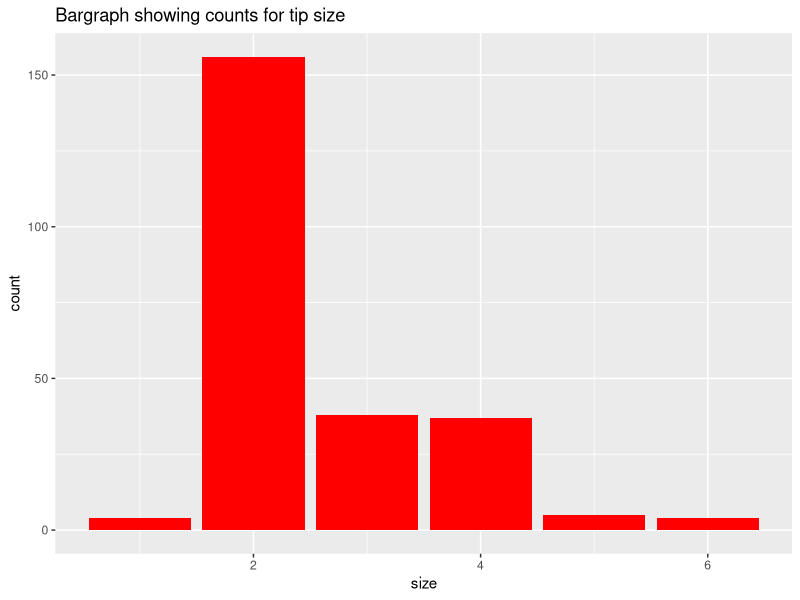
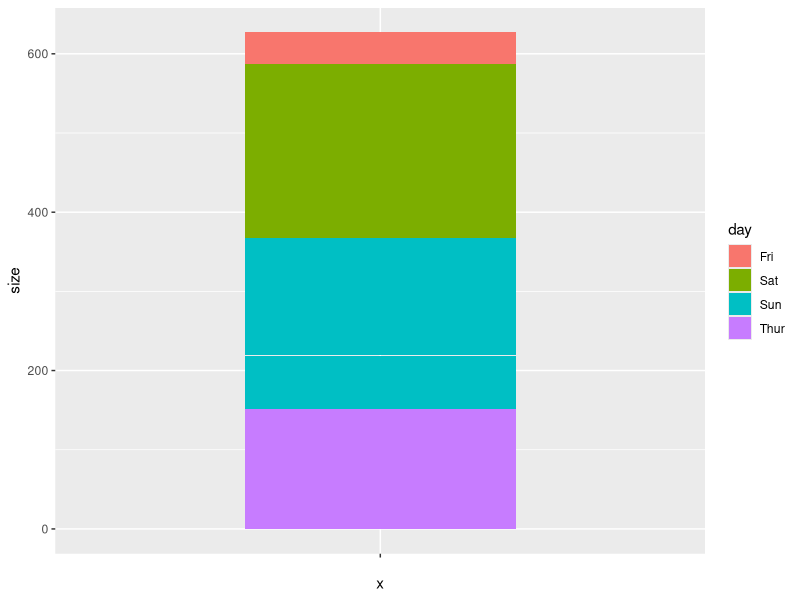
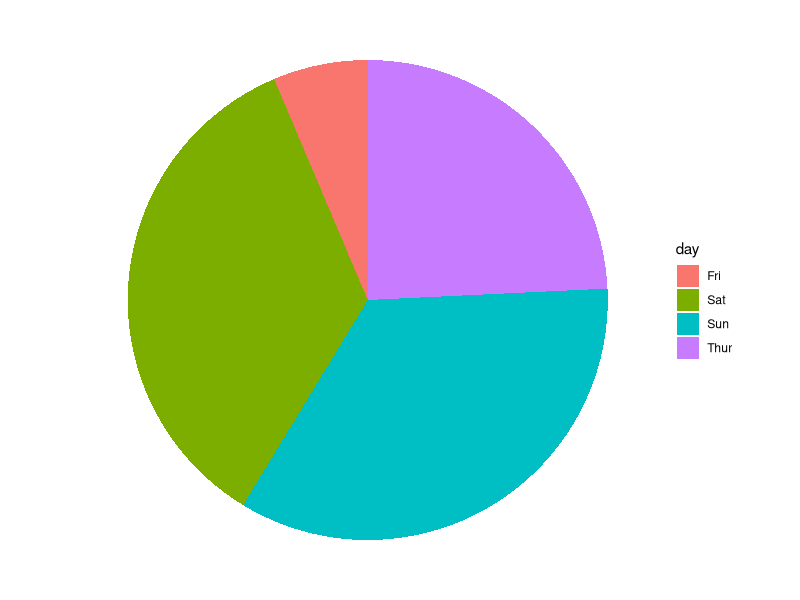
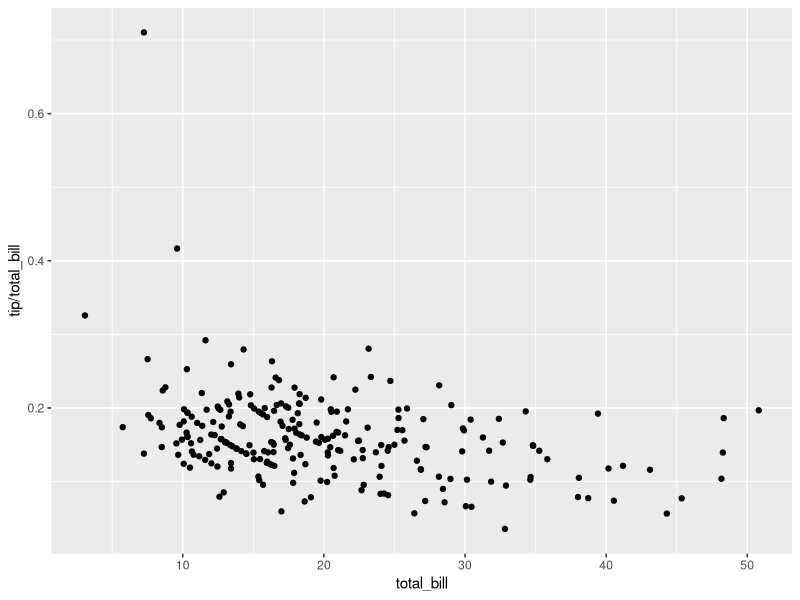
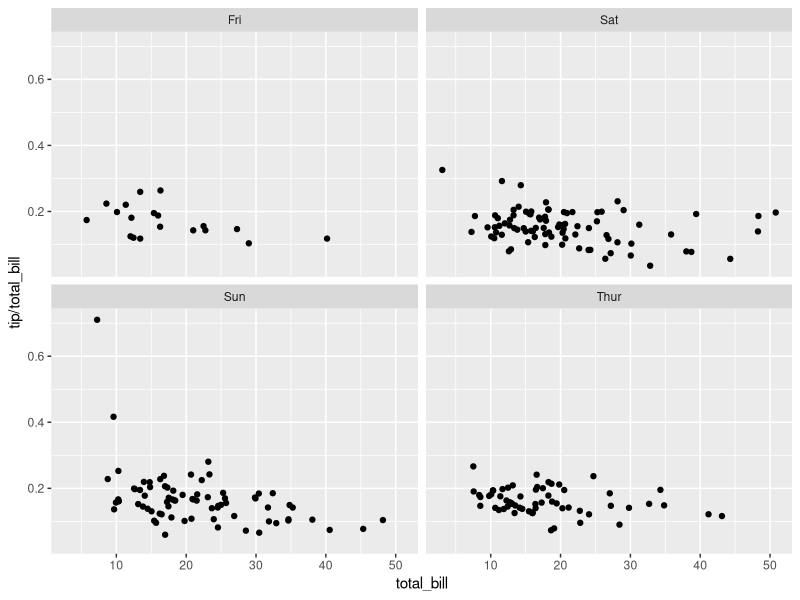
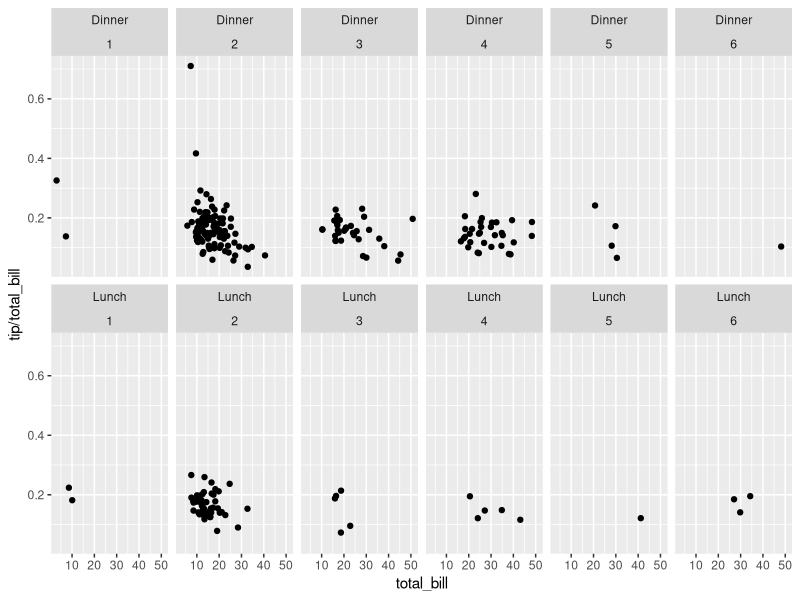

These charts were generated, in order, by the following R code:
## ---- chunk 1
library(reshape2)
library(ggplot2)
?tips
## ---- chunk 2
#1
?tips

## ---- chunk 3
#2
ggplot(data = tips) +
  geom_bar(mapping = aes(x=size, fill=size, color=size), fill="red") + 
  labs(x="size",
       y="count",
       color="Legend",
       title="Bargraph showing counts for tip size")
## ---- chunk 4
#3
ggplot(data = tips) +
geom_bar(mapping = aes(x="", y=size, fill=day), position="stack", stat="identity", width = .5)
## ---- chunk 5
#4
ggplot(tips, aes(x="", y=size, fill=day)) +
geom_bar(stat="identity", width=1) +
  coord_polar("y", start=0) +
  theme_void()
## ---- chunk 6
#5
ggplot(data = tips) +
geom_point(mapping = aes(x=total_bill, y=tip/total_bill))
## ---- chunk 7
#6
ggplot(data = tips) +
geom_point(mapping = aes(x=total_bill, y=tip/total_bill))+
  facet_wrap(~day, nrow=2)
## ---- chunk 8
#7
ggplot(data = tips) +
  geom_point(mapping = aes(x=total_bill, y=tip/total_bill))+
  facet_wrap(time~size, nrow=2)
